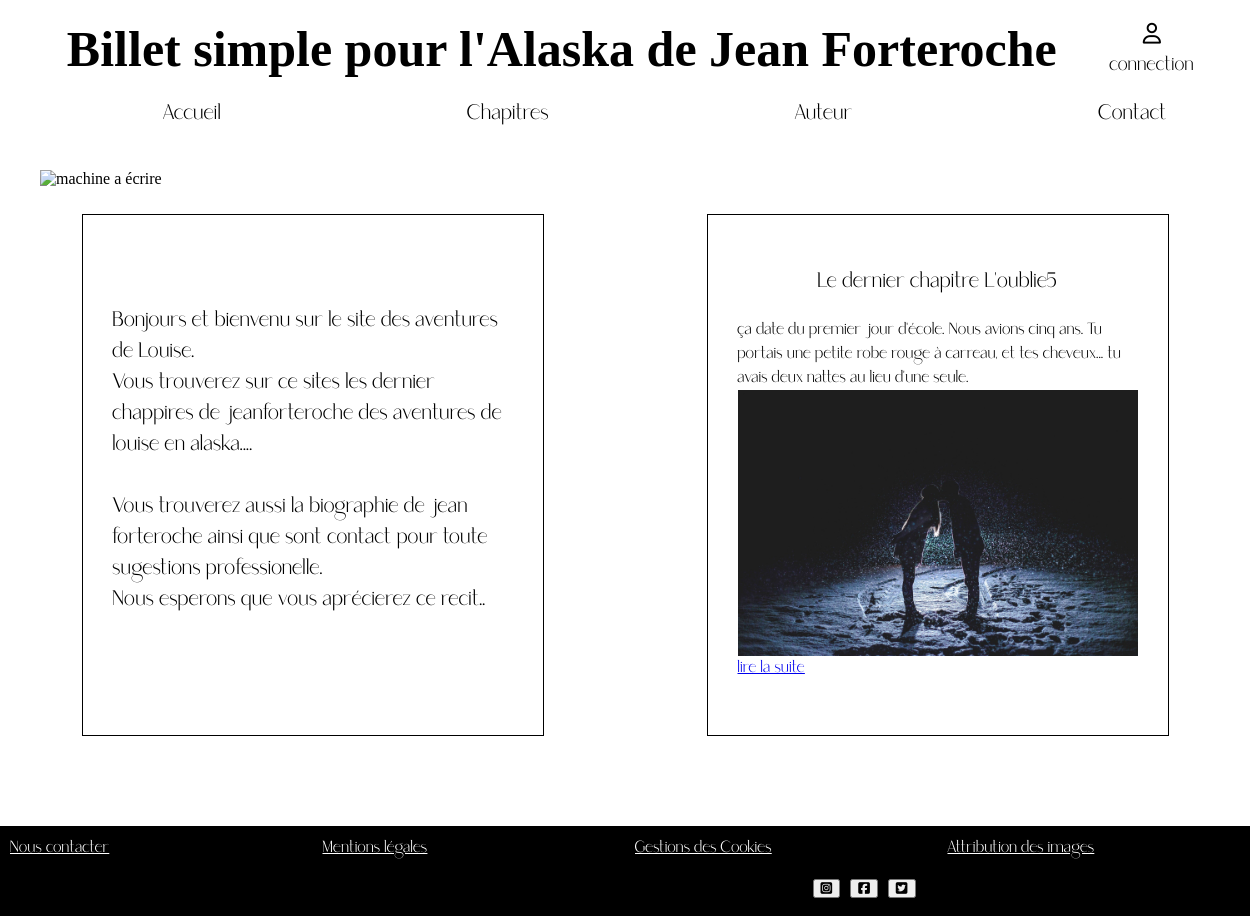
The page / on the database its author committed.
### tables this page shows
CREATE TABLE `chapitre` (
  `ID` int(255) NOT NULL,
  `chapitre-number` int(11) NOT NULL,
  `chapitre-titre` text NOT NULL,
  `resumer` text NOT NULL,
  `chapitre-text` text NOT NULL,
  `images` text NOT NULL,
  `brouillon` tinyint(1) NOT NULL
);

### controller/front-end/controller.php (called while the page is built, shortened)
<?php
function directionaccueil()
{
require('Model/front-end/accueil.php');
$instanceclasse2 = new modelaccueil();
$databd2 = $instanceclasse2-> connexionbdaccueil() ;
require('view/front-end/accueil.php');
}
?>

### Model/front-end/accueil.php (called while the page is built)
<?php
class modelaccueil {
    public function connexionbdaccueil() {
    require('Model/front-end/connexion.php');
    $reponse = $bdd->query('SELECT * FROM Chapitre ORDER BY ID DESC LIMIT 0,1');
    $reponse->execute();
            $data = $reponse->fetchAll();
            return $data;
            $rereponseq->cloreCursor();}
    }
?>

### view/front-end/accueil.php (the view, shortened to what this page needs)
<section>
			<figure><img src="images/typing.jpg" alt="machine a écrire" id="slider"></figure>
   		</section>
		   <section id="content">
			   <div id="description"><p id="descriptionacueil">Bonjours et bienvenu sur le site des aventures de Louise.<br>Vous trouverez sur ce sites les dernier chappires de jeanforteroche des aventures de louise en alaska....<br><br>Vous trouverez aussi la biographie de jean forteroche ainsi que sont contact pour toute sugestions professionelle.<br>Nous esperons que vous aprécierez ce recit..</div>
			   <?php  foreach ($databd2 as $donnees) : ?>
			   <div id="lastchapter"><h3>Le dernier chapitre <?php echo $donnees['chapitre-titre']?><?php echo $donnees['chapitre-number']?></h3><?php echo $donnees['resumer']?>
			   <img src="<?php echo $donnees['images']?>" alt="illustrationchapitre" id="illustrationchapitre">
			   <?php $identite=$donnees['ID']?>
			   <a id="suite"href="index.php?action=chapitre&id=<?php echo "$identite"?>">lire la suite</a></li></div>
				<?php endforeach; ?>
		   </section>
<?php require('template.php'); ?>

### style.css (style rules this page uses)
html, body { margin: 0; padding: 0; width: 100%; height: 100%; }
#illustrationchapitre { display: flex; width:400px ; }
#slider { display: flex; width: 100%; margin-top:80px; }
p { display: block; font-family: Saudagar; margin: auto; }
#suite { text-align: center; }
h3 { font-family: Saudagar; font-size: 1.3em; display: flex; justify-content: center; font-weight : normal; }
#content { display: flex; justify-content: space-around; flex-wrap: wrap; }
#lastchapter { display: block; height: 460px; top: -420px; margin-left :40px; font-family: Saudagar; width: 400px; margin: 10px; padding: 30px; border-width:1px; border-style:solid; border-color:black; overflow: scroll; }
#descriptionacueil { display: block; margin-top:60px; font-size: 1.3em; }
#description { display: block; height: 460px; width: 400px; margin: 10px; padding: 30px; border-width:1px; border-style:solid; border-color:black; overflow: scroll; }

### rows shown on the page
chapitre: value "L'oublie", value "5", resumer "ça date du premier jour d'école. Nous avions cinq ans. Tu portais une petite robe rouge à carreau, et tes cheveux... tu avais deux nattes au lieu d'une seule.", images (picture)
